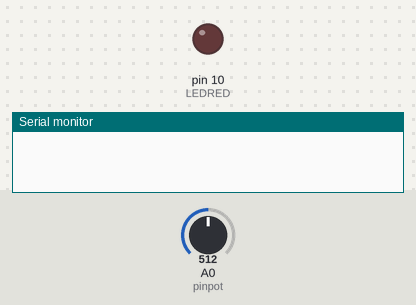
This sketch was run on a simulated Arduino Uno, built with avr-gcc and run on an emulated ATmega328P. Parts: output pins drawn as LEDs (lit = HIGH), the last lines printed to the serial monitor. Dashed ring = blinking. Inputs (shaded band) come from the test bench; at power-on: A0 (pinpot) = 512.

Above: at 1.1 s.
At 2.8 s:
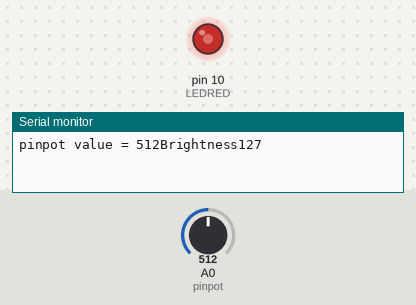
2.9 s: A0 (pinpot) set to 716
At 4.8 s:
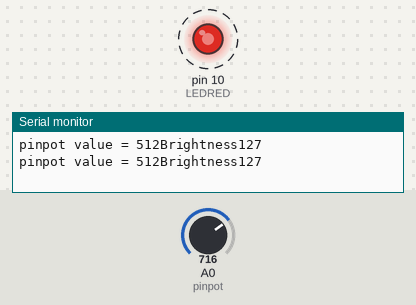
8.9 s: A0 (pinpot) set to 900
14.9 s: A0 (pinpot) set to 122
20.9 s: A0 (pinpot) set to 511
Timing chart, 0 to 27.9 s (numbered marks = the images above; inputs shaded):
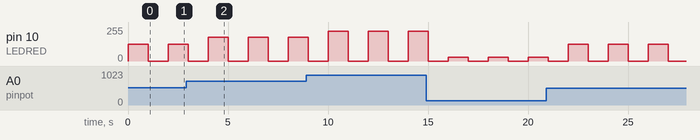

Measured:
- by itself, pin 10 (LEDRED): alternates 127/255 for 1.0 s and 0/255 for 1.0 s

The sketch:

sketch_apr08c.ino
```cpp
int pinpot = A0;
int LEDRED = 10;
int Brightness;
int Readvalue;
int delayled;


void setup() {

  Serial.begin(9600);
  pinMode(pinpot,INPUT);
  pinMode(LEDRED,OUTPUT);
  // put your setup code here, to run once:

}

void loop() {

  Readvalue = analogRead(pinpot);
  Brightness = (255./1023.)*Readvalue;
  analogWrite(LEDRED,Brightness);
  delay(1000);
  analogWrite(LEDRED,0);
  delay(1000);
  Serial.print("pinpot value = ");
  Serial.print(Readvalue);
  Serial.print("Brightness");
  Serial.println(Brightness);

  // put your main code here, to run repeatedly:

}
```
